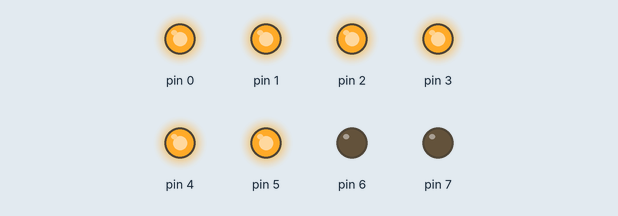
Bench run of a sketch on a simulated Arduino Uno, built with avr-gcc and run on an emulated ATmega328P. On the bench: output pins drawn as LEDs (lit = HIGH).

Above: at 0.2 s.
At 1.2 s:
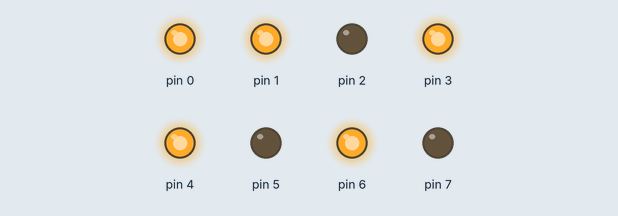
At 2.2 s:
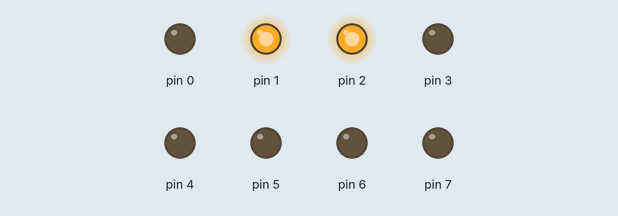
Timing chart, 0 to 3.0 s (numbered marks = the images above):
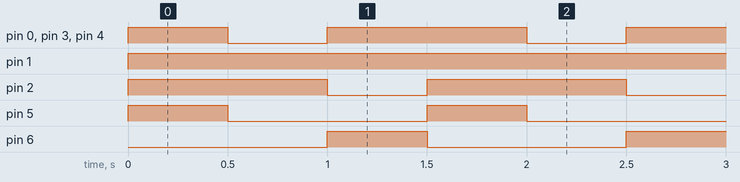

Measured:
- by itself, pin 0, pin 3, pin 4: repeats every 1.5 s: LOW 0.50 s, HIGH 1.0 s
- by itself, pin 1: LOW → HIGH at 0.00 s
- by itself, pin 2: alternates HIGH for 1.0 s and LOW for 0.50 s
- by itself, pin 5, pin 6: alternates HIGH for 0.50 s and LOW for 1.0 s

The sketch:

sketch_may03a.ino
```cpp
void setup() {
  DDRD=0xFF;

}

void loop() {
byte  lupTable[3]={0x3F,0x06,0x5B};
  for (int i=0;i<=2;i++){
    PORTD=lupTable[i];
    delay(500);
    };
  // put your main code here, to run repeatedly:

}
```
